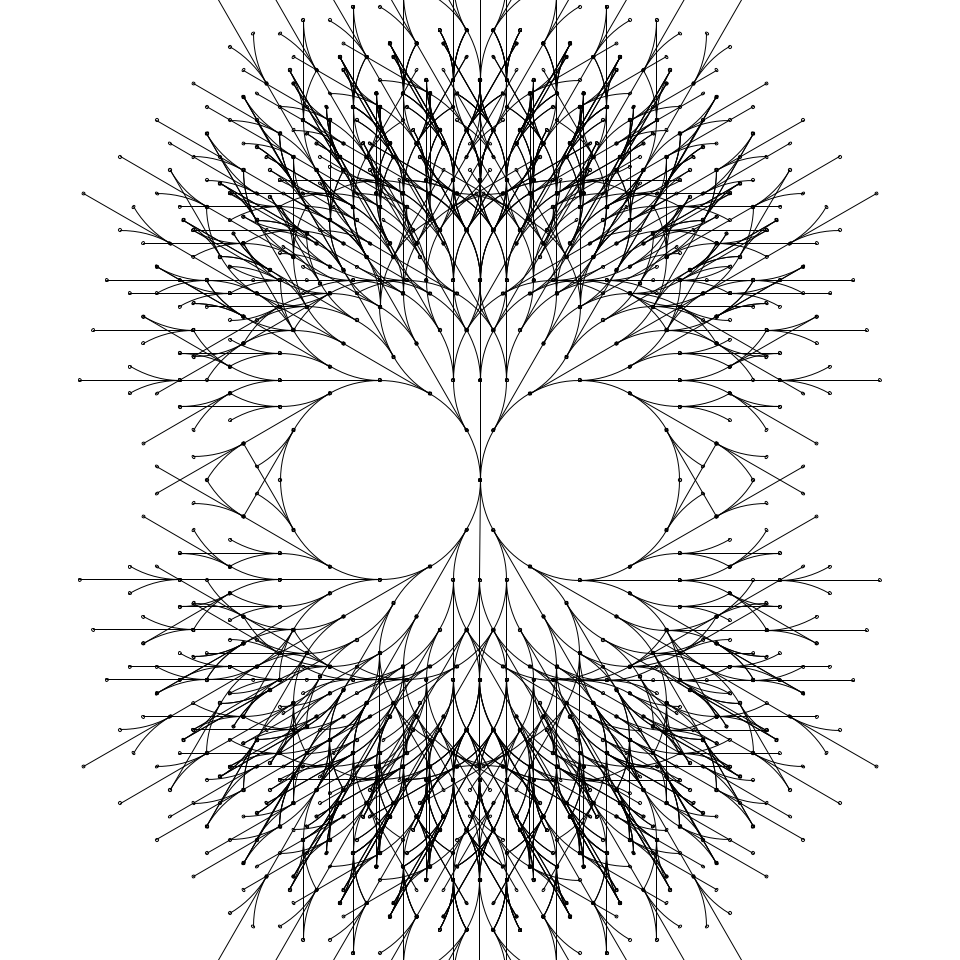
Frame 1 (no input)
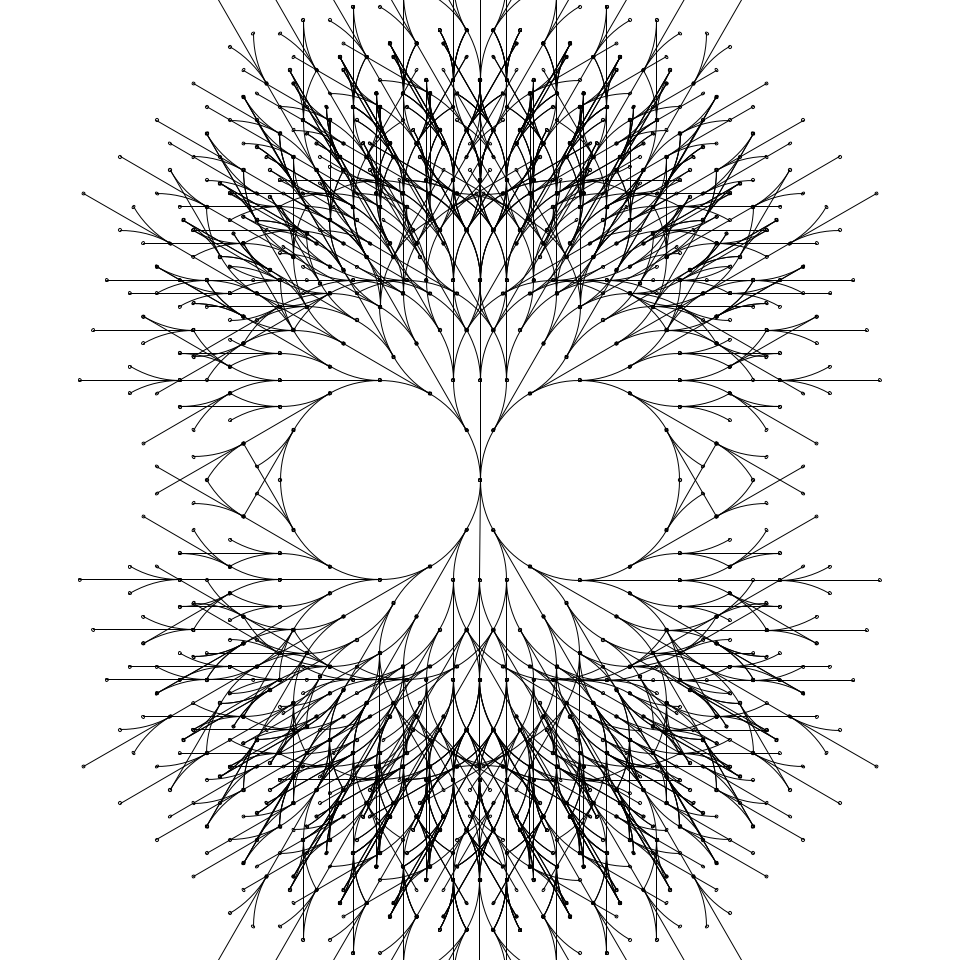
Frame 2 (the mouse pressed at the canvas centre, redrawn once)

The Processing sketch that drew these frames (run headless with seeded random() and noise(); the mouse was pressed at the canvas centre and the sketch redrawn once):

// Processing sketch: sketch_xxx_recursive_tree
// ── sketch_xxx_recursive_tree.pde
float len = 100;
float n = 3;
float angle = 90/n;
// setup関数 : 初回1度だけ実行される
void setup() {
  size(960, 960); // ウィンドウサイズを960px,540pxに
  colorMode(HSB, 360, 100, 100); // HSBでの色指定にする
  smooth(); // 描画を滑らかに
  fill(0, 0, 0);
}

// draw関数 : setup関数実行後繰り返し実行される
void draw() {
  background(0, 0, 100);
  translate(width/2, height/2);
  branch((int)n*2, len);
  rotate(PI);
  branch((int)n*2, len);
  noLoop();
}
void branch(int depth, float len) {
  if (depth <= 0) {
    return;
  }
  //strokeWeight(depth);
  line(0, 0, 0, -len);
  ellipse(0, -len, 3, 3);
  ellipse(0, 0, 3, 3);
  pushMatrix();
  translate(0, -len);
  branch(depth-1, len);
  popMatrix();
  float x1 = -len + cos(radians(-angle))*len;
  float y1 = 0 + sin(radians(-angle))*len;
  ellipse(x1, y1, 3, 3);
  noFill();
  //strokeWeight(depth);
  arc(-len, 0, len*2, len*2, radians(-angle), radians(0));
  pushMatrix();
  translate(x1, y1);
  rotate(radians(-angle));
  branch(depth-1, len);
  popMatrix();

  ellipse(0, 0, 3, 3);
  float x3 = +len + cos(radians(180+angle))*len;
  float y3 = 0 + sin(radians(180+angle))*len;
  ellipse(x3, y3, 3, 3);
  noFill();
  //strokeWeight(depth);
  arc(len, 0, len*2, len*2, radians(180+0), radians(180+angle));
  pushMatrix();
  translate(x3, y3);
  rotate(radians(angle));
  branch(depth-1, len);
  popMatrix();
}
